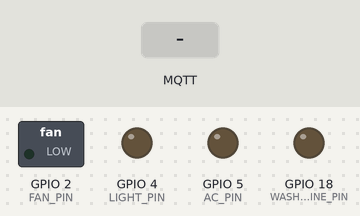
A sketch run on a simulated ESP32. Parts: switched loads named in the sketch (green lamp = pin HIGH), output pins drawn as LEDs (lit = HIGH). The test bench sets the inputs (shaded band). WiFi joins after 1.5 s; servers stay silent unless stated; random numbers use the default seed unless the sketch sets one; no MQTT or app messages arrive unless stated; what the sketch prints to the serial monitor is not drawn.

Above: at 2.7 s.
2.8 s: MQTT message "fan on" arrives on the first subscribed topic
At 3.4 s:
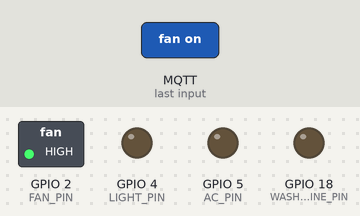
4.3 s: MQTT message "light on" arrives on the first subscribed topic
At 5.5 s:
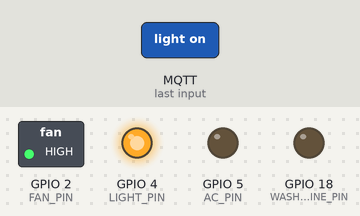
5.8 s: MQTT message "fan off" arrives on the first subscribed topic
At 6.9 s:
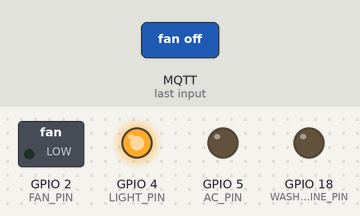
7.3 s: MQTT message "ac on" arrives on the first subscribed topic
At 8.0 s:
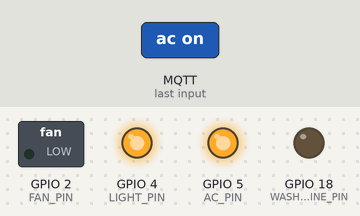
8.8 s: MQTT message "light off" arrives on the first subscribed topic
At 9.2 s:
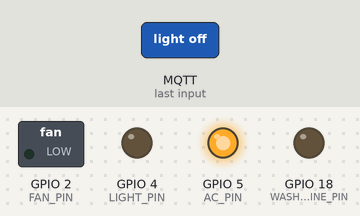
10.3 s: MQTT message "washing-machine on" arrives on the first subscribed topic
At 11.7 s:
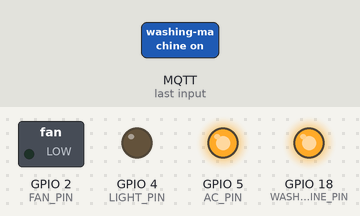
Timing chart, 0 to 12.8 s (numbered marks = the images above; inputs shaded):
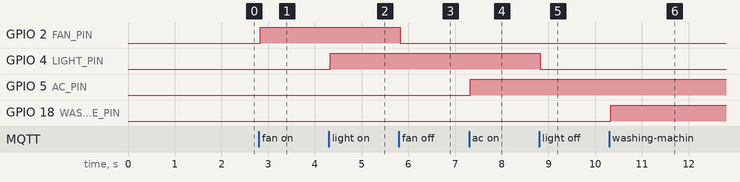

Measured:
- after the input at 2.8 s, GPIO 2 (FAN_PIN): LOW → HIGH at once
- after the input at 4.3 s, GPIO 4 (LIGHT_PIN): LOW → HIGH at once
- after the input at 5.8 s, GPIO 2 (FAN_PIN): HIGH → LOW at once
- after the input at 7.3 s, GPIO 5 (AC_PIN): LOW → HIGH at once
- after the input at 8.8 s, GPIO 4 (LIGHT_PIN): HIGH → LOW at once
- after the input at 10.3 s, GPIO 18 (WASHING_MACHINE_PIN): LOW → HIGH at once

The sketch:

ESP32_SINGLE_TOPIC_CODE.ino
```cpp
/*
 * Smart Home IoT System - ESP32/ESP8266
 * Single Topic Command System
 *
 * Subscribe to: home/control
 * Commands: "light on", "light off", "fan on", "ac off", etc.
 */

#include <WiFi.h>
#include <PubSubClient.h>

// WiFi credentials
const char* ssid = "YourWiFiName";
const char* password = "YourWiFiPassword";

// MQTT Broker
const char* mqtt_server = "broker-cn.emqx.io";
const int mqtt_port = 1883;

// Pin definitions (adjust according to your hardware)
#define FAN_PIN 2
#define LIGHT_PIN 4
#define AC_PIN 5
#define WASHING_MACHINE_PIN 18

// Sensor pins
#define DHT_PIN 15
#define LDR_PIN 34
#define PIR_PIN 27
#define IR_PIN 26

WiFiClient espClient;
PubSubClient client(espClient);

void setup() {
  Serial.begin(115200);

  // Setup pins
  pinMode(FAN_PIN, OUTPUT);
  pinMode(LIGHT_PIN, OUTPUT);
  pinMode(AC_PIN, OUTPUT);
  pinMode(WASHING_MACHINE_PIN, OUTPUT);
  pinMode(PIR_PIN, INPUT);
  pinMode(IR_PIN, INPUT);

  // Connect to WiFi
  connectWiFi();

  // Setup MQTT
  client.setServer(mqtt_server, mqtt_port);
  client.setCallback(mqttCallback);

  // Connect to MQTT
  reconnectMQTT();
}

void connectWiFi() {
  Serial.print("Connecting to WiFi");
  WiFi.begin(ssid, password);

  while (WiFi.status() != WL_CONNECTED) {
    delay(500);
    Serial.print(".");
  }

  Serial.println();
  Serial.println("✅ WiFi connected");
  Serial.print("IP address: ");
  Serial.println(WiFi.localIP());
}

void mqttCallback(char* topic, byte* payload, unsigned int length) {
  // Convert payload to string
  String message = "";
  for (int i = 0; i < length; i++) {
    message += (char)payload[i];
  }

  Serial.println("\n━━━━━━━━━━━━━━━━━━━━━━━━━━━━━━━━━━━━━━━━━━━━━━━━━━━━");
  Serial.print("📥 Received on topic: ");
  Serial.println(topic);
  Serial.print("📨 Command: ");
  Serial.println(message);
  Serial.println("━━━━━━━━━━━━━━━━━━━━━━━━━━━━━━━━━━━━━━━━━━━━━━━━━━━━");

  // Parse command (format: "device action")
  message.toLowerCase();

  // Handle Fan commands
  if (message == "fan on") {
    digitalWrite(FAN_PIN, HIGH);
    Serial.println("✅ Fan turned ON");
    publishStatus("fan", "on");
  }
  else if (message == "fan off") {
    digitalWrite(FAN_PIN, LOW);
    Serial.println("✅ Fan turned OFF");
    publishStatus("fan", "off");
  }

  // Handle Light commands
  else if (message == "light on") {
    digitalWrite(LIGHT_PIN, HIGH);
    Serial.println("✅ Light turned ON");
    publishStatus("light", "on");
  }
  else if (message == "light off") {
    digitalWrite(LIGHT_PIN, LOW);
    Serial.println("✅ Light turned OFF");
    publishStatus("light", "off");
  }

  // Handle AC commands
  else if (message == "ac on") {
    digitalWrite(AC_PIN, HIGH);
    Serial.println("✅ AC turned ON");
    publishStatus("ac", "on");
  }
  else if (message == "ac off") {
    digitalWrite(AC_PIN, LOW);
    Serial.println("✅ AC turned OFF");
    publishStatus("ac", "off");
  }

  // Handle Washing Machine commands
  else if (message == "washing-machine on") {
    digitalWrite(WASHING_MACHINE_PIN, HIGH);
    Serial.println("✅ Washing Machine turned ON");
    publishStatus("washing-machine", "on");
  }
  else if (message == "washing-machine off") {
    digitalWrite(WASHING_MACHINE_PIN, LOW);
    Serial.println("✅ Washing Machine turned OFF");
    publishStatus("washing-machine", "off");
  }

  else {
    Serial.println("⚠️ Unknown command: " + message);
  }

  Serial.println();
}

void publishStatus(String device, String state) {
  String payload = "{\"device\":\"" + device + "\",\"state\":\"" + state + "\"}";
  client.publish("esp/status", payload.c_str());
  Serial.println("📤 Status published: " + payload);
}

void reconnectMQTT() {
  while (!client.connected()) {
    Serial.print("Connecting to MQTT broker...");

    // Create unique client ID
    String clientId = "ESP32Client-";
    clientId += String(random(0xffff), HEX);

    if (client.connect(clientId.c_str())) {
      Serial.println("connected ✅");

      // Subscribe to single control topic
      client.subscribe("home/control");
      Serial.println("📡 Subscribed to: home/control");
      Serial.println("Waiting for commands...\n");

    } else {
      Serial.print("failed, rc=");
      Serial.print(client.state());
      Serial.println(" retrying in 5 seconds");
      delay(5000);
    }
  }
}

void publishSensorData() {
  // Read sensors (replace with your actual sensor reading code)
  float temp = readTemperature();  // Implement this
  float hum = readHumidity();      // Implement this
  int ldr = analogRead(LDR_PIN);
  int pir = digitalRead(PIR_PIN);
  int ir = digitalRead(IR_PIN);

  // Create JSON payload
  String payload = "{";
  payload += "\"temp\":" + String(temp, 1) + ",";
  payload += "\"hum\":" + String(hum, 1) + ",";
  payload += "\"ldr\":" + String(ldr) + ",";
  payload += "\"pir\":" + String(pir) + ",";
  payload += "\"ir\":" + String(ir);
  payload += "}";

  // Publish to esp/sensors
  client.publish("esp/sensors", payload.c_str());

  Serial.println("📊 Sensor data published:");
  Serial.println(payload);
}

float readTemperature() {
  // Implement DHT sensor reading
  // Example: return dht.readTemperature();
  return 25.5; // Dummy value
}

float readHumidity() {
  // Implement DHT sensor reading
  // Example: return dht.readHumidity();
  return 60.0; // Dummy value
}

void loop() {
  // Maintain MQTT connection
  if (!client.connected()) {
    reconnectMQTT();
  }
  client.loop();

  // Publish sensor data every 30 seconds
  static unsigned long lastPublish = 0;
  if (millis() - lastPublish > 30000) {
    publishSensorData();
    lastPublish = millis();
  }
}
```
